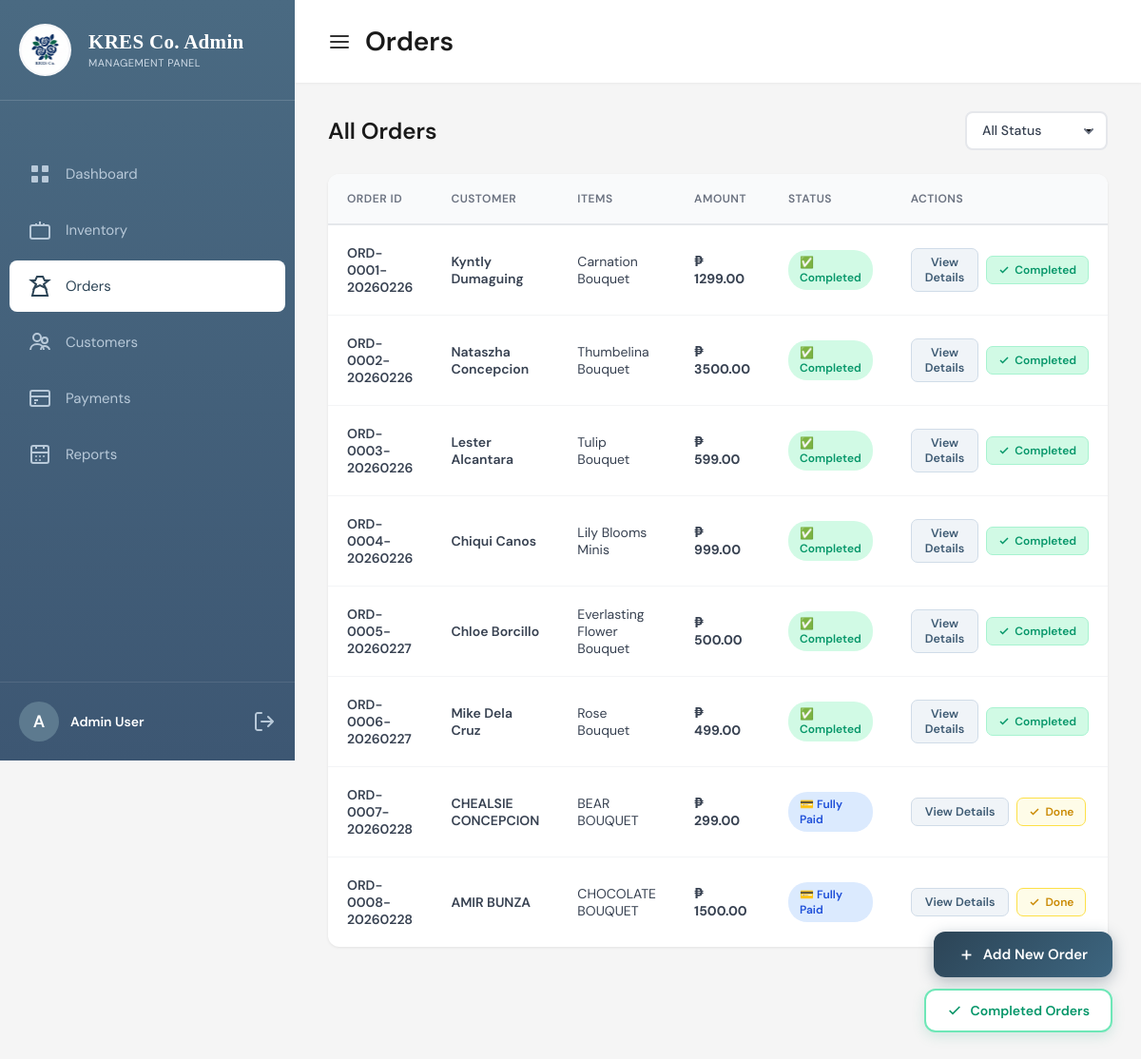
Screenshot of /orders/ (signed in) with the database file from the repository.
### pages/models.py (models this page shows, shortened)
class Order(models.Model):
    STATUS_CHOICES = [
        ('pending', 'Pending'),
        ('processing', 'Processing'),
        ('completed', 'Completed'),
        ('cancelled', 'Cancelled'),
    ]
    order_id = models.AutoField(primary_key=True)
    customer = models.ForeignKey(Customer, on_delete=models.CASCADE, related_name='orders')
    order_number = models.CharField(max_length=50, unique=True, editable=False)
    status = models.CharField(max_length=20, choices=STATUS_CHOICES, default='pending')
    notes = models.TextField(blank=True, help_text="Additional order notes")
    delivery_date = models.DateField(null=True, blank=True, help_text="Requested delivery date")
    customer_phone = models.CharField(max_length=20, blank=True, help_text="Contact number for this order")
    customer_address = models.TextField(blank=True, help_text="Delivery address for this order")
    fulfilled_by = models.CharField(max_length=100, blank=True, default='',
                                    help_text="Who fulfilled the order (staff name)")
    subtotal = models.DecimalField(max_digits=10, decimal_places=2, default=0)
    tax = models.DecimalField(max_digits=10, decimal_places=2, default=0)
    discount = models.DecimalField(max_digits=10, decimal_places=2, default=0)
    total = models.DecimalField(max_digits=10, decimal_places=2, default=0)
    created_at = models.DateTimeField(auto_now_add=True)
    updated_at = models.DateTimeField(auto_now=True)
    class Meta:
        ordering = ['-created_at']
        verbose_name = 'Order'
        verbose_name_plural = 'Orders'

class Customer(models.Model):
    customer_id = models.AutoField(primary_key=True)
    first_name = models.CharField(max_length=100)
    last_name = models.CharField(max_length=100)
    email = models.EmailField(unique=True)
    phone = models.CharField(max_length=20)
    address = models.TextField(blank=True)
    city = models.CharField(max_length=100, blank=True)
    state = models.CharField(max_length=100, blank=True)
    zip_code = models.CharField(max_length=20, blank=True)
    created_at = models.DateTimeField(auto_now_add=True)
    updated_at = models.DateTimeField(auto_now=True)
    class Meta:
        ordering = ['-created_at']
        verbose_name = 'Customer'
        verbose_name_plural = 'Customers'

class OrderItem(models.Model):
    order = models.ForeignKey(Order, on_delete=models.CASCADE, related_name='items')
    product = models.ForeignKey(Product, on_delete=models.PROTECT, related_name='order_items')
    quantity = models.IntegerField(validators=[MinValueValidator(1)])
    unit_price = models.DecimalField(max_digits=10, decimal_places=2, validators=[MinValueValidator(0)])
    product_name = models.CharField(max_length=200)
    product_sku = models.CharField(max_length=100)
    class Meta:
        verbose_name = 'Order Item'
        verbose_name_plural = 'Order Items'

### pages/views.py (the view)
# urls.py: path('orders/', views.orders, name='orders'),
@login_required
def orders(request):
    orders = Order.objects.all().prefetch_related(
        'items', 'customer', 'payments'
    ).order_by('created_at')
    ctx = get_notification_context()
    ctx['orders'] = orders
    return render(request, 'orders.html', ctx)

### pages/views.py (called while the page is built)
def get_notification_context():
    from django.utils import timezone
    today = timezone.now().date()
    low_stock_count    = Product.objects.filter(is_active=True, stock_quantity__lte=10).count()
    pending_payments   = Payment.objects.filter(payment_status='pending').count()
    new_customers_count = Customer.objects.filter(created_at__date=today).count()
    return {
        'low_stock_count':    low_stock_count,
        'pending_payments':   pending_payments,
        'new_customers_count': new_customers_count,
    }

### templates/orders.html (shortened to what this page needs)
{% load static %}
<!DOCTYPE html>
<html lang="en">
<head>
</head>
<body>
<div class="sidebar">
    <div class="logo-section">
        <div class="logo">
            <img src="{% static 'images/logo.png' %}" alt="KRES Logo" style="width: 70px; height: 70px; object-fit: contain;">
        </div>
        <div class="logo-text">
            <h1>KRES Co. Admin</h1>
            <p>Management Panel</p>
        </div>
    </div>
    <nav class="nav-menu">
        <a href="{% url 'pages:dashboard' %}" class="nav-item">
            <svg viewBox="0 0 24 24" fill="none"><rect x="3" y="3" width="7" height="7" rx="1" fill="currentColor"/><rect x="14" y="3" width="7" height="7" rx="1" fill="currentColor"/><rect x="3" y="14" width="7" height="7" rx="1" fill="currentColor"/><rect x="14" y="14" width="7" height="7" rx="1" fill="currentColor"/></svg>
            <span>Dashboard</span>
        </a>
        <a href="{% url 'pages:inventory' %}" class="nav-item">
            <svg viewBox="0 0 24 24" fill="none"><path d="M20 7H4C2.9 7 2 7.9 2 9V19C2 20.1 2.9 21 4 21H20C21.1 21 22 20.1 22 19V9C22 7.9 21.1 7 20 7Z" stroke="currentColor" stroke-width="2"/><path d="M12 7V3M8 7V5M16 7V5" stroke="currentColor" stroke-width="2"/></svg>
            <span>Inventory</span>
        </a>
        <a href="{% url 'pages:orders' %}" class="nav-item active">
            <svg viewBox="0 0 24 24" fill="none"><path d="M9 2L7 6H3L8 10L6 14L12 11L18 14L16 10L21 6H17L15 2H9Z" stroke="currentColor" stroke-width="2"/><path d="M6 14L4 22H20L18 14" stroke="currentColor" stroke-width="2"/></svg>
            <span>Orders</span>
        </a>
        <a href="{% url 'pages:customers' %}" class="nav-item">
            <span>Customers</span>
        </a>
        <a href="{% url 'pages:payments' %}" class="nav-item">
            <svg viewBox="0 0 24 24" fill="none"><rect x="2" y="4" width="20" height="16" rx="2" stroke="currentColor" stroke-width="2"/><path d="M2 10H22M6 14H10M6 17H8" stroke="currentColor" stroke-width="2"/></svg>
            <span>Payments</span>
        </a>
        <a href="{% url 'pages:reports' %}" class="nav-item">
            <span>Reports</span>
        </a>
    </nav>
    <div class="user-profile">
        <div class="avatar">A</div>
        <div class="user-info"><div class="user-name">Admin User</div></div>
        <a href="{% url 'pages:logout' %}" onclick="return confirm('Are you sure you want to logout?');" style="text-decoration:none;display:inline-flex;align-items:center;">
        </a>
    </div>
</div>
<div class="main-content">
    <header class="header">
        <div class="header-left">
            <svg viewBox="0 0 24 24" fill="none"><path d="M3 12H21M3 6H21M3 18H21" stroke="currentColor" stroke-width="2" stroke-linecap="round"/></svg>
            <h2>Orders</h2>
        </div>
    </header>
    <div class="orders-content">
        <div class="orders-header">
            <h3>All Orders</h3>
            <div class="status-filter">
                <select id="statusFilter" class="filter-select">
                    <option value="all">All Status</option>
                </select>
            </div>
        </div>
        <div class="table-container">
            <table class="orders-table">
                <thead>
                    <tr>
                        <th>Order ID</th>
                        <th>Customer</th>
                        <th>Items</th>
                        <th>Amount</th>
                        <th>Status</th>
                        <th>Actions</th>
                    </tr>
                </thead>
                <tbody>
                    {% for order in orders %}
                    <tr data-status="{{ order.status }}"
                        data-id="{{ order.order_id }}"
                        data-phone="{{ order.customer_phone }}"
                        data-address="{{ order.customer_address }}"
                        data-notes="{{ order.notes }}"
                        data-date="{{ order.created_at|date:'Y-m-d' }}"
                        data-time="{{ order.created_at|date:'H:i' }}"
                        data-delivery="{{ order.delivery_date|date:'Y-m-d'|default:'-' }}"
                        data-amount="₱ {{ order.total|floatformat:2 }}"
                        data-fulfilled="{{ order.fulfilled_by|default:'' }}"
                        data-payment-status="{% with p=order.payments.first %}{% if p %}{{ p.payment_status }}{% else %}pending{% endif %}{% endwith %}"
                        data-payment-method="{% with p=order.payments.first %}{% if p %}{{ p.payment_method }}{% else %}—{% endif %}{% endwith %}"
                        data-delivery-type="{% if '[PICK UP]' in order.notes %}pickup{% else %}dropoff{% endif %}">
                        <td class="order-id">{{ order.order_number }}</td>
                        <td class="customer-name">{{ order.customer.first_name }} {{ order.customer.last_name }}</td>
                        <td class="item-name">
                            {% for item in order.items.all %}{{ item.product_name }}{% if not forloop.last %}, {% endif %}{% endfor %}
                        </td>
                        <td class="order-amount">₱ {{ order.total|floatformat:2 }}</td>
                        <td>
                            {% if order.status == 'completed' %}
                                <span class="status-badge completed">✅ Completed</span>
                            {% else %}
                                {% with p=order.payments.first %}
                                    {% if p and p.payment_status == 'completed' %}
                                        <span class="status-badge fully-paid">💳 Fully Paid</span>
                                    {% else %}
                                        <span class="status-badge pending">💰 Down Payment</span>
                                    {% endif %}
                                {% endwith %}
                            {% endif %}
                        </td>
                        <td>
                            <div class="action-cell">
                                <button class="btn-view-details" onclick="viewOrderDetails('{{ order.order_id }}')">
                                    View Details
                                </button>
                                {% if order.status != 'completed' %}
                                <button class="btn-complete-order" onclick="markCompleted('{{ order.order_id }}', this)" title="Mark as Fully Paid">
                                    <svg width="12" height="12" viewBox="0 0 24 24" fill="none" stroke="currentColor" stroke-width="3"><polyline points="20 6 9 17 4 12"/></svg>
                                    Done
                                </button>
                                {% else %}
                                <button class="btn-complete-order done" disabled>
                                    <svg width="12" height="12" viewBox="0 0 24 24" fill="none" stroke="currentColor" stroke-width="3"><polyline points="20 6 9 17 4 12"/></svg>
                                    Completed
                                </button>
                                {% endif %}
                            </div>
                        </td>
                    </tr>
                    {% endfor %}
                </tbody>
            </table>
        </div>
    </div>
    <div class="fab-container">
        <button class="btn-add-order" onclick="openAddOrderModal()">
            <svg width="17" height="17" viewBox="0 0 24 24" fill="none" stroke="currentColor" stroke-width="2.5"><line x1="12" y1="5" x2="12" y2="19"/><line x1="5" y1="12" x2="19" y2="12"/></svg>
            Add New Order
        </button>
        <button class="btn-completed-orders" onclick="openCompletedOrdersModal()">
            <svg width="16" height="16" viewBox="0 0 24 24" fill="none" stroke="currentColor" stroke-width="2.5"><polyline points="20 6 9 17 4 12"/></svg>
            Completed Orders
        </button>
    </div>
</div>
</body>
</html>

### rows the page displays
Order: order_number "ORD-0001-20260226", customer.first_name "Kyntly", customer.last_name "Dumaguing", total "1299.00", status "✅ Completed"
OrderItem: product_name "Carnation Bouquet"
Order: order_number "ORD-0002-20260226", customer.first_name "Nataszha", customer.last_name "Concepcion", total "3500.00", status "✅ Completed"
OrderItem: product_name "Thumbelina Bouquet"
Order: order_number "ORD-0003-20260226", customer.first_name "Lester", customer.last_name "Alcantara", total "599.00", status "✅ Completed"
OrderItem: product_name "Tulip Bouquet"
Order: order_number "ORD-0004-20260226", customer.first_name "Chiqui", customer.last_name "Canos", total "999.00", status "✅ Completed"
OrderItem: product_name "Lily Blooms Minis"
Order: order_number "ORD-0005-20260227", customer.first_name "Chloe", customer.last_name "Borcillo", total "500.00", status "✅ Completed"
OrderItem: product_name "Everlasting Flower Bouquet"
Order: order_number "ORD-0006-20260227", customer.first_name "Mike", customer.last_name "Dela Cruz", total "499.00", status "✅ Completed"
OrderItem: product_name "Rose Bouquet"
Order: order_number "ORD-0007-20260228", customer.first_name "CHEALSIE", customer.last_name "CONCEPCION", total "299.00", status "💳 Fully Paid"
OrderItem: product_name "BEAR BOUQUET"
Order: order_number "ORD-0008-20260228", customer.first_name "AMIR", customer.last_name "BUNZA", total "1500.00", status "💳 Fully Paid"
OrderItem: product_name "CHOCOLATE BOUQUET"
